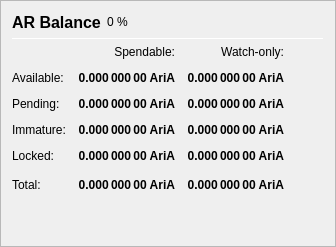
                   <widget class="QFrame" name="frame_Balances">
                    <property name="frameShape">
                     <enum>QFrame::StyledPanel</enum>
                    </property>
                    <property name="frameShadow">
                     <enum>QFrame::Raised</enum>
                    </property>
                    <layout class="QVBoxLayout" name="verticalLayout_4">
                     <item>
                      <layout class="QHBoxLayout" name="horizontalLayout_4">
                       <item>
                        <widget class="QLabel" name="label_5">
                         <property name="minimumSize">
                          <size>
                           <width>0</width>
                           <height>20</height>
                          </size>
                         </property>
                         <property name="font">
                          <font>
                           <pointsize>12</pointsize>
                           <weight>75</weight>
                           <bold>true</bold>
                          </font>
                         </property>
                         <property name="text">
                          <string>AR Balance</string>
                         </property>
                        </widget>
                       </item>
                       <item>
                        <widget class="QLabel" name="labelAriAPercent">
                         <property name="text">
                          <string notr="true">0 %</string>
                         </property>
                        </widget>
                       </item>
                       <item>
                        <spacer name="horizontalSpacer_3">
                         <property name="orientation">
                          <enum>Qt::Horizontal</enum>
                         </property>
                         <property name="sizeHint" stdset="0">
                          <size>
                           <width>40</width>
                           <height>20</height>
                          </size>
                         </property>
                        </spacer>
                       </item>
                      </layout>
                     </item>
                     <item>
                      <widget class="Line" name="line_Balance">
                       <property name="minimumSize">
                        <size>
                         <width>0</width>
                         <height>1</height>
                        </size>
                       </property>
                       <property name="maximumSize">
                        <size>
                         <width>16777215</width>
                         <height>1</height>
                        </size>
                       </property>
                       <property name="orientation">
                        <enum>Qt::Horizontal</enum>
                       </property>
                      </widget>
                     </item>
                     <item>
                      <layout class="QGridLayout" name="gridLayout">
                       <property name="spacing">
                        <number>12</number>
                       </property>
                       <item row="0" column="1">
                        <widget class="QLabel" name="labelSpendable">
                         <property name="text">
                          <string>Spendable:</string>
                         </property>
                         <property name="alignment">
                          <set>Qt::AlignRight|Qt::AlignTrailing|Qt::AlignVCenter</set>
                         </property>
                        </widget>
                       </item>
                       <item row="0" column="2">
                        <widget class="QLabel" name="labelWatchonly">
                         <property name="text">
                          <string>Watch-only:</string>
                         </property>
                         <property name="alignment">
                          <set>Qt::AlignRight|Qt::AlignTrailing|Qt::AlignVCenter</set>
                         </property>
                        </widget>
                       </item>
                       <item row="1" column="0">
                        <widget class="QLabel" name="labelBalanceText">
                         <property name="text">
                          <string>Available:</string>
                         </property>
                        </widget>
                       </item>
                       <item row="1" column="1">
                        <widget class="QLabel" name="labelBalance">
                         <property name="font">
                          <font>
                           <weight>75</weight>
                           <bold>true</bold>
                          </font>
                         </property>
                         <property name="cursor">
                          <cursorShape>IBeamCursor</cursorShape>
                         </property>
                         <property name="toolTip">
                          <string>Your current spendable balance</string>
                         </property>
                         <property name="text">
                          <string notr="true">0.000 000 00 AriA</string>
                         </property>
                         <property name="alignment">
                          <set>Qt::AlignRight|Qt::AlignTrailing|Qt::AlignVCenter</set>
                         </property>
                         <property name="textInteractionFlags">
                          <set>Qt::LinksAccessibleByMouse|Qt::TextSelectableByKeyboard|Qt::TextSelectableByMouse</set>
                         </property>
                        </widget>
                       </item>
                       <item row="1" column="2">
                        <widget class="QLabel" name="labelWatchAvailable">
                         <property name="font">
                          <font>
                           <weight>75</weight>
                           <bold>true</bold>
                          </font>
                         </property>
                         <property name="cursor">
                          <cursorShape>IBeamCursor</cursorShape>
                         </property>
                         <property name="toolTip">
                          <string>Your current balance in watch-only addresses</string>
                         </property>
                         <property name="text">
                          <string notr="true">0.000 000 00 AriA</string>
                         </property>
                         <property name="alignment">
                          <set>Qt::AlignRight|Qt::AlignTrailing|Qt::AlignVCenter</set>
                         </property>
                         <property name="textInteractionFlags">
                          <set>Qt::LinksAccessibleByMouse|Qt::TextSelectableByKeyboard|Qt::TextSelectableByMouse</set>
                         </property>
                        </widget>
                       </item>
                       <item row="2" column="0">
                        <widget class="QLabel" name="labelPendingText">
                         <property name="text">
                          <string>Pending:</string>
                         </property>
                        </widget>
                       </item>
                       <item row="2" column="1">
                        <widget class="QLabel" name="labelUnconfirmed">
                         <property name="font">
                          <font>
                           <weight>75</weight>
                           <bold>true</bold>
                          </font>
                         </property>
                         <property name="cursor">
                          <cursorShape>IBeamCursor</cursorShape>
                         </property>
                         <property name="toolTip">
                          <string>Total of transactions that have yet to be confirmed, and do not yet count toward the spendable balance</string>
                         </property>
                         <property name="text">
                          <string notr="true">0.000 000 00 AriA</string>
                         </property>
                         <property name="alignment">
                          <set>Qt::AlignRight|Qt::AlignTrailing|Qt::AlignVCenter</set>
                         </property>
                         <property name="textInteractionFlags">
                          <set>Qt::LinksAccessibleByMouse|Qt::TextSelectableByKeyboard|Qt::TextSelectableByMouse</set>
                         </property>
                        </widget>
                       </item>
                       <item row="2" column="2">
                        <widget class="QLabel" name="labelWatchPending">
                         <property name="font">
                          <font>
                           <weight>75</weight>
                           <bold>true</bold>
                          </font>
                         </property>
                         <property name="cursor">
                          <cursorShape>IBeamCursor</cursorShape>
                         </property>
                         <property name="toolTip">
                          <string>Unconfirmed transactions to watch-only addresses</string>
                         </property>
                         <property name="text">
                          <string notr="true">0.000 000 00 AriA</string>
                         </property>
                         <property name="alignment">
                          <set>Qt::AlignRight|Qt::AlignTrailing|Qt::AlignVCenter</set>
                         </property>
                         <property name="textInteractionFlags">
                          <set>Qt::LinksAccessibleByMouse|Qt::TextSelectableByKeyboard|Qt::TextSelectableByMouse</set>
                         </property>
                        </widget>
                       </item>
                       <item row="3" column="0">
                        <widget class="QLabel" name="labelImmatureText">
                         <property name="text">
                          <string>Immature:</string>
                         </property>
                        </widget>
                       </item>
                       <item row="3" column="1">
                        <widget class="QLabel" name="labelImmature">
                         <property name="font">
                          <font>
                           <weight>75</weight>
                           <bold>true</bold>
                          </font>
                         </property>
                         <property name="cursor">
                          <cursorShape>IBeamCursor</cursorShape>
                         </property>
                         <property name="toolTip">
                          <string>Staked rewards that has not yet matured</string>
                         </property>
                         <property name="text">
                          <string notr="true">0.000 000 00 AriA</string>
                         </property>
                         <property name="alignment">
                          <set>Qt::AlignRight|Qt::AlignTrailing|Qt::AlignVCenter</set>
                         </property>
                         <property name="textInteractionFlags">
                          <set>Qt::LinksAccessibleByMouse|Qt::TextSelectableByKeyboard|Qt::TextSelectableByMouse</set>
                         </property>
                        </widget>
                       </item>
                       <item row="3" column="2">
                        <widget class="QLabel" name="labelWatchImmature">
                         <property name="font">
                          <font>
                           <weight>75</weight>
                           <bold>true</bold>
                          </font>
                         </property>
                         <property name="cursor">
                          <cursorShape>IBeamCursor</cursorShape>
                         </property>
                         <property name="toolTip">
                          <string>Staked rewards in watch-only addresses that has not yet matured</string>
                         </property>
                         <property name="text">
                          <string notr="true">0.000 000 00 AriA</string>
                         </property>
                         <property name="alignment">
                          <set>Qt::AlignRight|Qt::AlignTrailing|Qt::AlignVCenter</set>
                         </property>
                         <property name="textInteractionFlags">
                          <set>Qt::LinksAccessibleByMouse|Qt::TextSelectableByKeyboard|Qt::TextSelectableByMouse</set>
                         </property>
                        </widget>
                       </item>
                       <item row="4" column="0">
                        <widget class="QLabel" name="labelLockedBalanceText">
                         <property name="toolTip">
                          <string>Locked AriA. These are excluded from zAriA minting.</string>
                         </property>
                         <property name="text">
                          <string>Locked:</string>
                         </property>
                        </widget>
                       </item>
                       <item row="4" column="1">
                        <widget class="QLabel" name="labelLockedBalance">
                         <property name="font">
                          <font>
                           <weight>75</weight>
                           <bold>true</bold>
                          </font>
                         </property>
                         <property name="cursor">
                          <cursorShape>IBeamCursor</cursorShape>
                         </property>
                         <property name="toolTip">
                          <string>Locked AriA. These are excluded from zAriA minting.</string>
                         </property>
                         <property name="text">
                          <string notr="true">0.000 000 00 AriA</string>
                         </property>
                         <property name="alignment">
                          <set>Qt::AlignRight|Qt::AlignTrailing|Qt::AlignVCenter</set>
                         </property>
                         <property name="textInteractionFlags">
                          <set>Qt::LinksAccessibleByMouse|Qt::TextSelectableByKeyboard|Qt::TextSelectableByMouse</set>
                         </property>
                        </widget>
                       </item>
                       <item row="4" column="2">
                        <widget class="QLabel" name="labelWatchLocked">
                         <property name="font">
                          <font>
                           <weight>75</weight>
                           <bold>true</bold>
                          </font>
                         </property>
                         <property name="cursor">
                          <cursorShape>IBeamCursor</cursorShape>
                         </property>
                         <property name="toolTip">
                          <string>Current locked balance in watch-only addresses</string>
                         </property>
                         <property name="text">
                          <string notr="true">0.000 000 00 AriA</string>
                         </property>
                         <property name="alignment">
                          <set>Qt::AlignRight|Qt::AlignTrailing|Qt::AlignVCenter</set>
                         </property>
                         <property name="textInteractionFlags">
                          <set>Qt::LinksAccessibleByMouse|Qt::TextSelectableByKeyboard|Qt::TextSelectableByMouse</set>
                         </property>
                        </widget>
                       </item>
                       <item row="5" column="0">
                        <widget class="QLabel" name="labelTotalText">
                         <property name="toolTip">
                          <string>Your current AriA balance, unconfirmed and immature transactions included</string>
                         </property>
                         <property name="text">
                          <string>Total:</string>
                         </property>
                        </widget>
                       </item>
                       <item row="5" column="1">
                        <widget class="QLabel" name="labelTotal">
                         <property name="font">
                          <font>
                           <weight>75</weight>
                           <bold>true</bold>
                          </font>
                         </property>
                         <property name="cursor">
                          <cursorShape>IBeamCursor</cursorShape>
                         </property>
                         <property name="toolTip">
                          <string>Your current AriA balance, unconfirmed and immature transactions included</string>
                         </property>
                         <property name="text">
                          <string notr="true">0.000 000 00 AriA</string>
                         </property>
                         <property name="alignment">
                          <set>Qt::AlignRight|Qt::AlignTrailing|Qt::AlignVCenter</set>
                         </property>
                         <property name="textInteractionFlags">
                          <set>Qt::LinksAccessibleByMouse|Qt::TextSelectableByKeyboard|Qt::TextSelectableByMouse</set>
                         </property>
                        </widget>
                       </item>
                       <item row="5" column="2">
                        <widget class="QLabel" name="labelWatchTotal">
                         <property name="font">
                          <font>
                           <weight>75</weight>
                           <bold>true</bold>
                          </font>
                         </property>
                         <property name="cursor">
                          <cursorShape>IBeamCursor</cursorShape>
                         </property>
                         <property name="toolTip">
                          <string>Current total balance in watch-only addresses</string>
                         </property>
                         <property name="text">
                          <string notr="true">0.000 000 00 AriA</string>
                         </property>
                         <property name="alignment">
                          <set>Qt::AlignRight|Qt::AlignTrailing|Qt::AlignVCenter</set>
                         </property>
                         <property name="textInteractionFlags">
                          <set>Qt::LinksAccessibleByMouse|Qt::TextSelectableByKeyboard|Qt::TextSelectableByMouse</set>
                         </property>
                        </widget>
                       </item>
                       <item row="5" column="3">
                        <spacer name="horizontalSpacer_9">
                         <property name="orientation">
                          <enum>Qt::Horizontal</enum>
                         </property>
                         <property name="sizeHint" stdset="0">
                          <size>
                           <width>40</width>
                           <height>20</height>
                          </size>
                         </property>
                        </spacer>
                       </item>
                      </layout>
                     </item>
                     <item>
                      <spacer name="verticalSpacer_3">
                       <property name="orientation">
                        <enum>Qt::Vertical</enum>
                       </property>
                       <property name="sizeHint" stdset="0">
                        <size>
                         <width>20</width>
                         <height>40</height>
                        </size>
                       </property>
                      </spacer>
                     </item>
                    </layout>
                   </widget>
